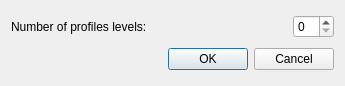
<?xml version="1.0" encoding="UTF-8"?>
<ui version="4.0">
 <class>Config</class>
 <widget class="QWidget" name="Config">
  <property name="geometry">
   <rect>
    <x>0</x>
    <y>0</y>
    <width>345</width>
    <height>86</height>
   </rect>
  </property>
  <property name="windowTitle">
   <string>Form</string>
  </property>
  <layout class="QVBoxLayout" name="verticalLayout">
   <item>
    <layout class="QHBoxLayout">
     <item>
      <widget class="QLabel" name="textLabel1">
       <property name="text">
        <string>Number of profiles levels:</string>
       </property>
       <property name="wordWrap">
        <bool>false</bool>
       </property>
      </widget>
     </item>
     <item>
      <spacer name="spacer12">
       <property name="orientation">
        <enum>Qt::Horizontal</enum>
       </property>
       <property name="sizeType">
        <enum>QSizePolicy::Expanding</enum>
       </property>
       <property name="sizeHint" stdset="0">
        <size>
         <width>40</width>
         <height>20</height>
        </size>
       </property>
      </spacer>
     </item>
     <item>
      <widget class="QSpinBox" name="NbLevels"/>
     </item>
    </layout>
   </item>
   <item>
    <widget class="QDialogButtonBox" name="buttonBox">
     <property name="standardButtons">
      <set>QDialogButtonBox::Cancel|QDialogButtonBox::Ok</set>
     </property>
    </widget>
   </item>
  </layout>
 </widget>
 <resources/>
 <connections/>
</ui>
